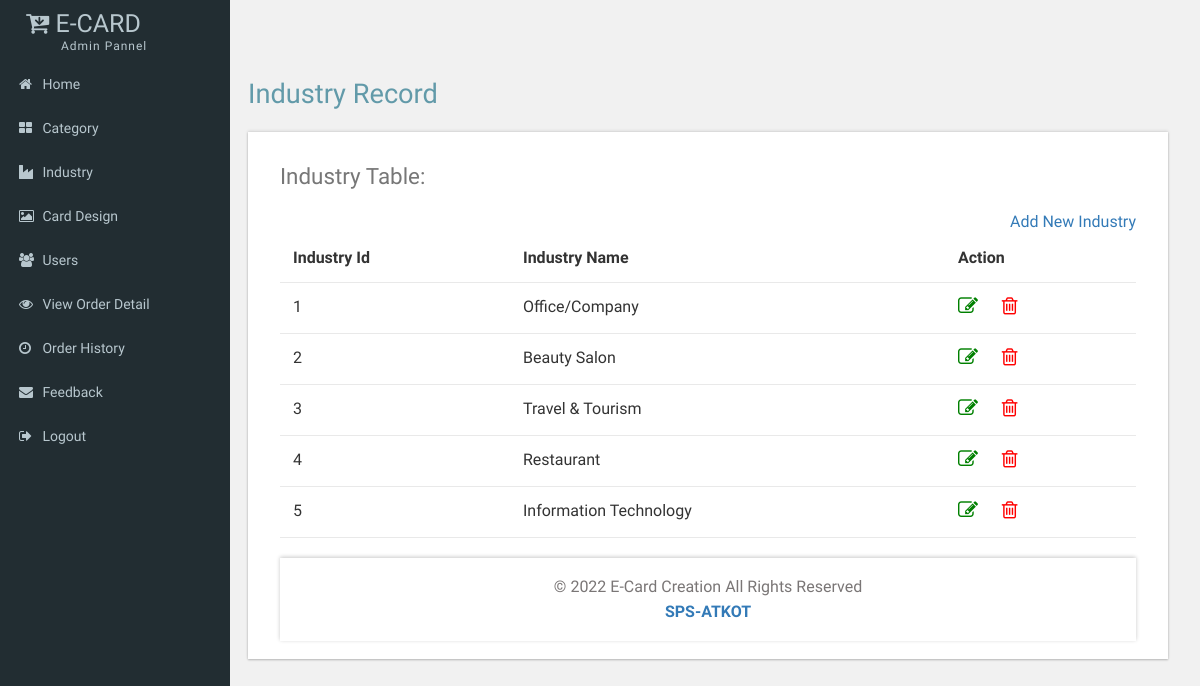
Page /Industry.php (signed in) on the committed database.
### tables this page shows
CREATE TABLE `industry_info` (
  `Industry_id` int(5) NOT NULL,
  `Industry_name` text NOT NULL
);

### web/Industry.php (the view, shortened to what this page needs)
		<?php
	include "Header.php"
?>
<div class="main grid">
<div class="social grid">
<div class="grid-info">
		<div id="page-wrapper">
			<div class="main-page">
				<div class="tables">
					<h3 class="title1">Industry Record</h3>
					<div class="panel-body widget-shadow">
						<h4>Industry Table:</h4>
<a href="IndustryAddNew.php"
style="float:right">Add New Industry</a>
<table class="table">
							<thead>
								<tr>
								  <th>Industry Id</th>
								  <th>Industry Name</th>
									<th>Action</th>
								</tr>
							</thead>
<?php
include "Connection.php";
$query="SELECT * FROM industry_info";
$c=mysqli_query($con,$query);
while($r=mysqli_fetch_array($c))
{
	?>
	<tr>
		<td><?php echo $r['Industry_id'];?></td>
		<td><?php echo $r['Industry_name'];?></td>
		<td>
	<a href="IndustryEdit.php?id=<?php echo $r['Industry_id'];?>">  <i style="font-size:20px; color:green" class="fa fa-pencil-square-o" aria-hidden="true"></i></a>
			<a class="dropdown-item" onclick="return confirm('Are you sure you want to delete this record');
			"href="IndustryDelete.php?id=<?php echo $r['Industry_id'];?>" onclick="return checkdelete()"><i style="font-size:20px; color:red" class="fa fa-trash-o" aria-hidden="true"></i></a>
		</td>
	</tr>
	<?php
}
?>
</table>
<?php
include "Footer.php";
?>

### web/css/custom.css (style rules this page uses)
#page-wrapper { padding:5em 2em 2.5em; background-color: #F1F1F1; }

### rows in the picture
industry_info: Industry_id "1", Industry_name "Office/Company"
industry_info: Industry_id "2", Industry_name "Beauty Salon"
industry_info: Industry_id "3", Industry_name "Travel & Tourism"
industry_info: Industry_id "4", Industry_name "Restaurant"
industry_info: Industry_id "5", Industry_name "Information Technology"
